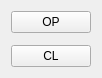
  <widget class="QWidget" name="layoutWidget_6">
   <property name="geometry">
    <rect>
     <x>445</x>
     <y>40</y>
     <width>82</width>
     <height>78</height>
    </rect>
   </property>
   <layout class="QVBoxLayout" name="verticalLayout_7">
    <item>
     <widget class="PyDMPushButton" name="PyDMPushButton_39">
      <property name="toolTip">
       <string/>
      </property>
      <property name="text">
       <string>OP</string>
      </property>
      <property name="channel" stdset="0">
       <string>ca://APX:V7_OPEN_REQ</string>
      </property>
      <property name="pressValue" stdset="0">
       <string>1</string>
      </property>
     </widget>
    </item>
    <item>
     <widget class="PyDMByteIndicator" name="PyDMByteIndicator_34">
      <property name="toolTip">
       <string/>
      </property>
      <property name="channel" stdset="0">
       <string>ca://APX:V7_SCL</string>
      </property>
      <property name="onColor" stdset="0">
       <color>
        <red>255</red>
        <green>0</green>
        <blue>0</blue>
       </color>
      </property>
      <property name="labels" stdset="0">
       <stringlist/>
      </property>
     </widget>
    </item>
    <item>
     <widget class="PyDMPushButton" name="PyDMPushButton_40">
      <property name="toolTip">
       <string/>
      </property>
      <property name="text">
       <string>CL</string>
      </property>
      <property name="channel" stdset="0">
       <string>ca://APX:V7_OPEN_REQ</string>
      </property>
      <property name="pressValue" stdset="0">
       <string>0</string>
      </property>
     </widget>
    </item>
   </layout>
  </widget>
